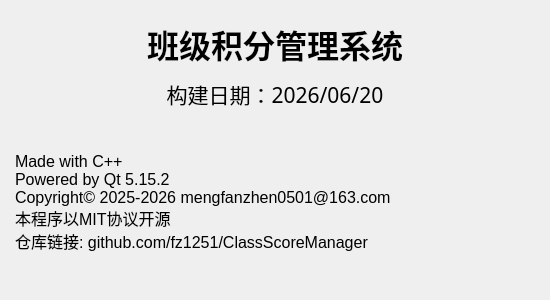
<?xml version="1.0" encoding="UTF-8"?>
<ui version="4.0">
 <class>AboutInfoDialog</class>
 <widget class="QDialog" name="AboutInfoDialog">
  <property name="geometry">
   <rect>
    <x>0</x>
    <y>0</y>
    <width>550</width>
    <height>300</height>
   </rect>
  </property>
  <property name="windowTitle">
   <string>关于</string>
  </property>
  <layout class="QVBoxLayout" name="OuterVLayout">
   <property name="spacing">
    <number>0</number>
   </property>
   <property name="leftMargin">
    <number>0</number>
   </property>
   <property name="topMargin">
    <number>0</number>
   </property>
   <property name="rightMargin">
    <number>0</number>
   </property>
   <property name="bottomMargin">
    <number>0</number>
   </property>
   <item>
    <layout class="QVBoxLayout" name="textVLayout" stretch="1,1,4">
     <property name="spacing">
      <number>5</number>
     </property>
     <property name="leftMargin">
      <number>15</number>
     </property>
     <property name="topMargin">
      <number>20</number>
     </property>
     <property name="rightMargin">
      <number>15</number>
     </property>
     <property name="bottomMargin">
      <number>15</number>
     </property>
     <item>
      <widget class="QLabel" name="label">
       <property name="font">
        <font>
         <family>黑体</family>
         <pointsize>24</pointsize>
         <bold>true</bold>
        </font>
       </property>
       <property name="text">
        <string>班级积分管理系统</string>
       </property>
       <property name="alignment">
        <set>Qt::AlignCenter</set>
       </property>
      </widget>
     </item>
     <item>
      <widget class="QLabel" name="label_2">
       <property name="font">
        <font>
         <family>宋体</family>
         <pointsize>16</pointsize>
        </font>
       </property>
       <property name="text">
        <string>构建日期：2026/06/20</string>
       </property>
       <property name="alignment">
        <set>Qt::AlignCenter</set>
       </property>
      </widget>
     </item>
     <item>
      <widget class="QLabel" name="label_3">
       <property name="font">
        <font>
         <pointsize>12</pointsize>
        </font>
       </property>
       <property name="text">
        <string>Made with C++
Powered by Qt 5.15.2
Copyright© 2025-2026 mengfanzhen0501@163.com
本程序以MIT协议开源
仓库链接: github.com/fz1251/ClassScoreManager</string>
       </property>
       <property name="wordWrap">
        <bool>true</bool>
       </property>
      </widget>
     </item>
    </layout>
   </item>
  </layout>
 </widget>
 <resources/>
 <connections/>
</ui>
